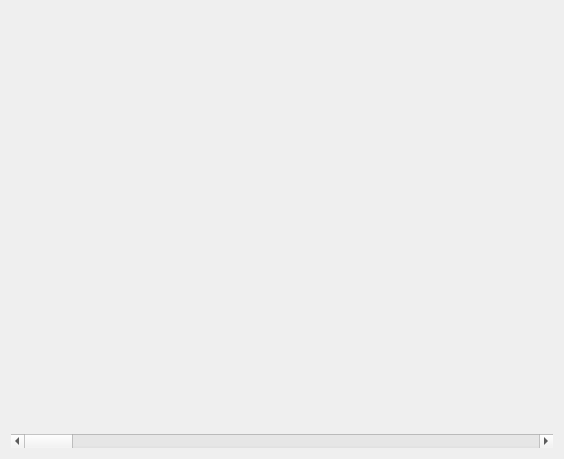
<?xml version="1.0" encoding="UTF-8"?>
<ui version="4.0">
 <class>Graph</class>
 <widget class="QWidget" name="Graph">
  <property name="geometry">
   <rect>
    <x>0</x>
    <y>0</y>
    <width>564</width>
    <height>459</height>
   </rect>
  </property>
  <property name="windowTitle">
   <string>Graph</string>
  </property>
  <layout class="QVBoxLayout" name="verticalLayout">
   <item>
    <spacer name="verticalSpacer">
     <property name="orientation">
      <enum>Qt::Vertical</enum>
     </property>
     <property name="sizeHint" stdset="0">
      <size>
       <width>20</width>
       <height>419</height>
      </size>
     </property>
    </spacer>
   </item>
   <item>
    <widget class="QScrollBar" name="horizontalScrollBar">
     <property name="orientation">
      <enum>Qt::Horizontal</enum>
     </property>
    </widget>
   </item>
  </layout>
 </widget>
 <layoutdefault spacing="6" margin="11"/>
 <resources/>
 <connections/>
</ui>
